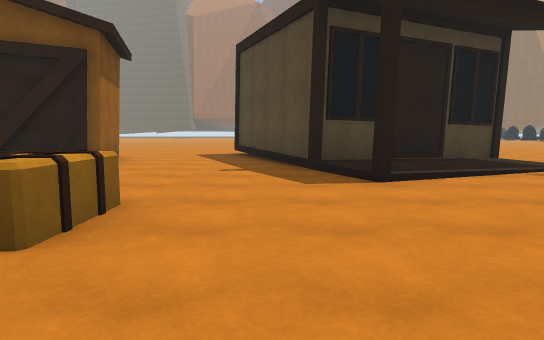
View 1 (above)

24 first-person views from a walk through a Unity game level. The camera is 1.3 m above the floor, tilts 6° down and sees 75° across. The floor is counted in squares, 2 m on a side. Each view is taken from the middle of a square. On the plan, view 1 faces up. The plan holds only what a view shows up to about 10 squares ahead; the rest is blank. The place goes on beyond the plan. The player character is not drawn. Some animated figures are left out. Some surface patterns are stand-ins.

View 2
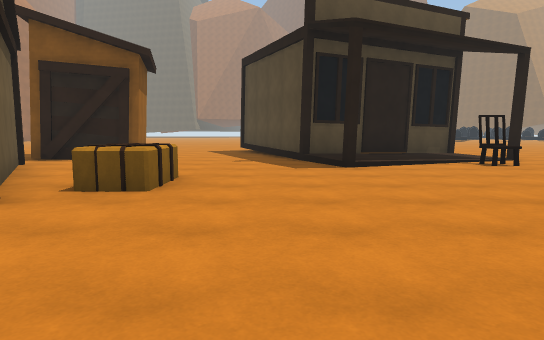

View 3
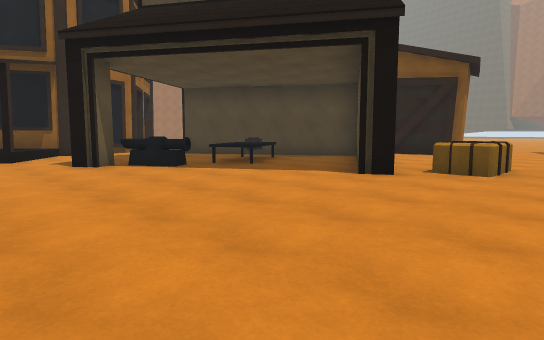

View 4
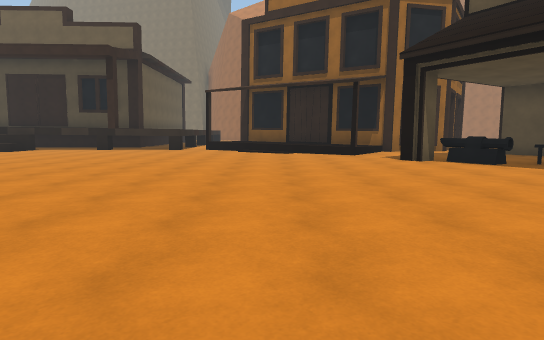

View 5
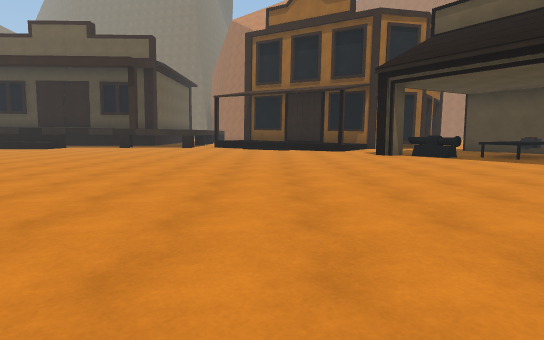

View 6
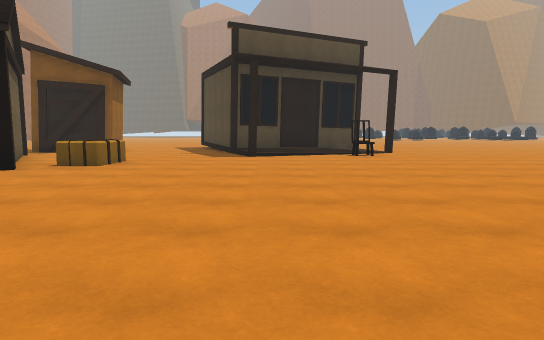

View 7
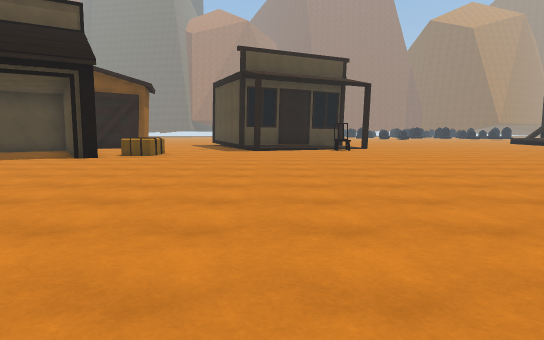

View 8
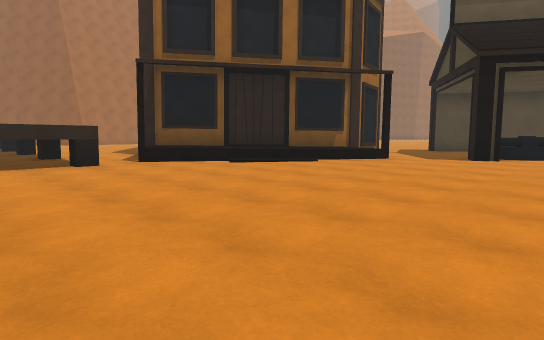

View 9
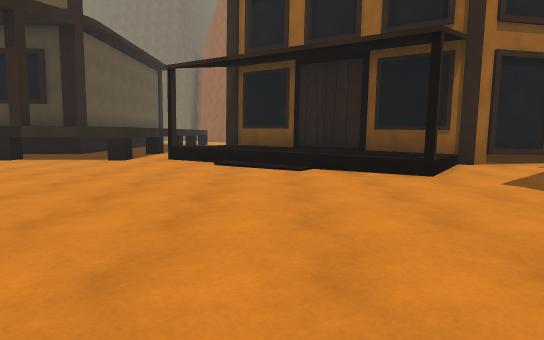

View 10
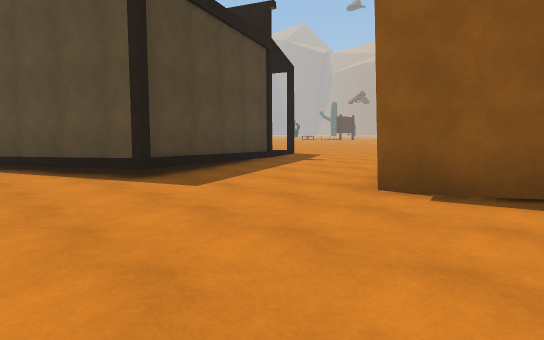

View 11
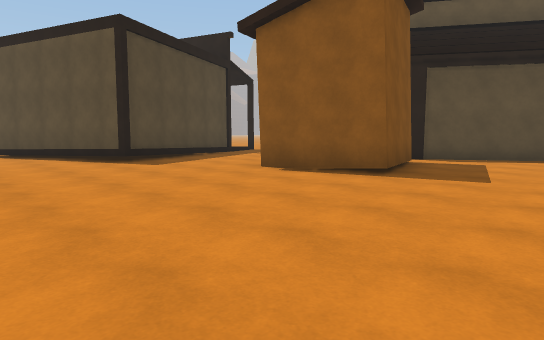

View 12
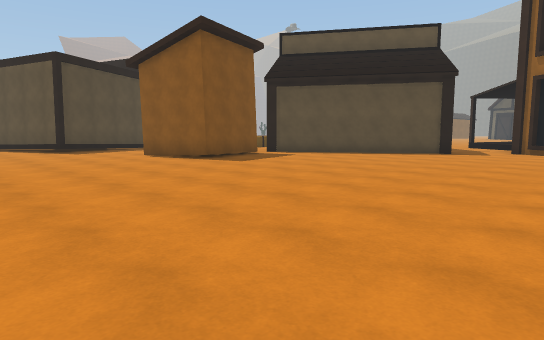

View 13
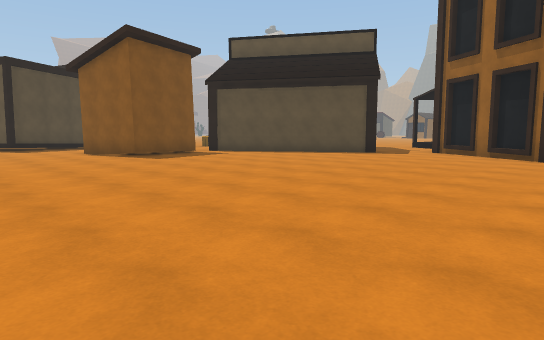

View 14
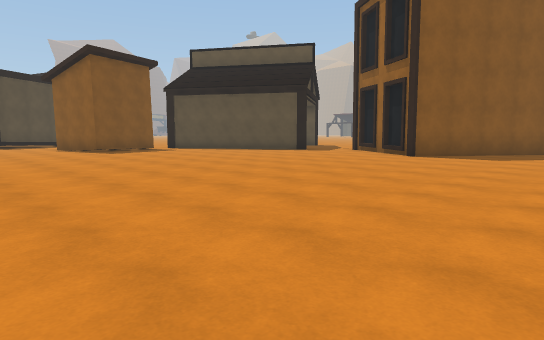

View 15
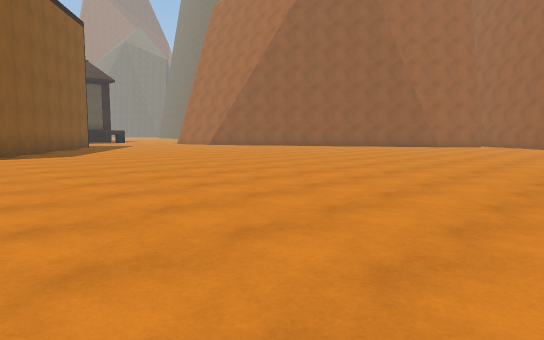

View 16
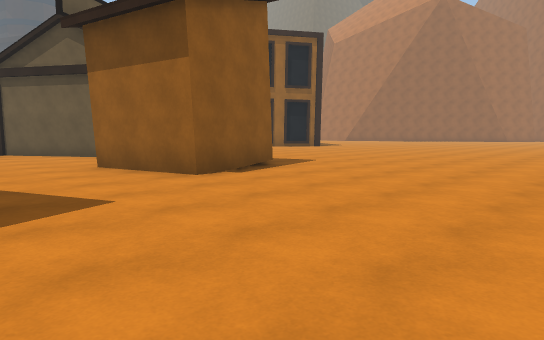

View 17
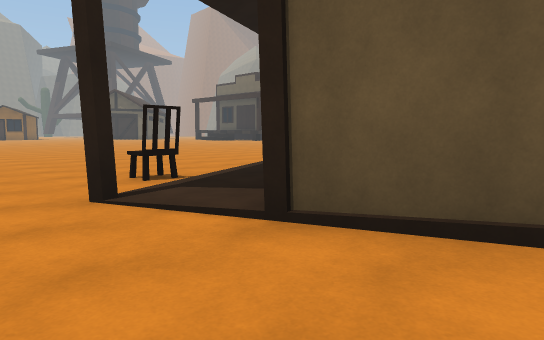

View 18
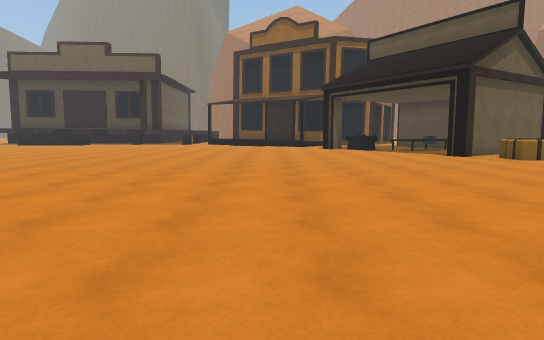

View 19
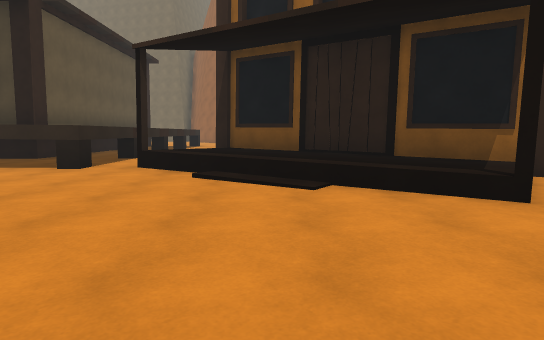

View 20
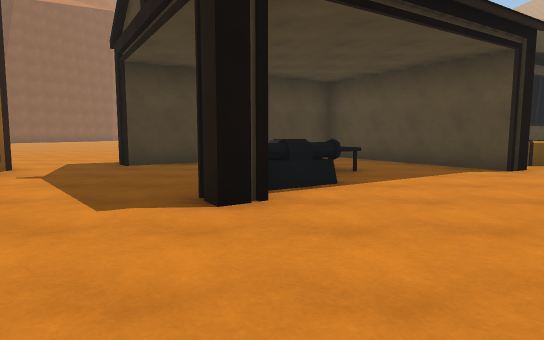

View 21
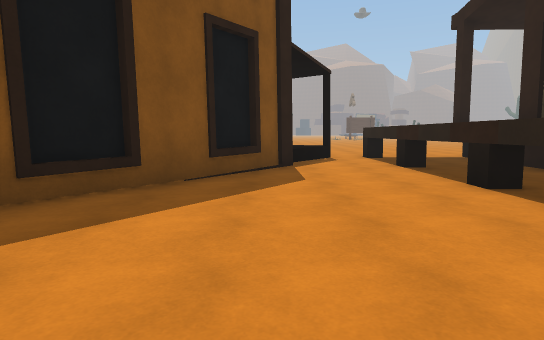

View 22
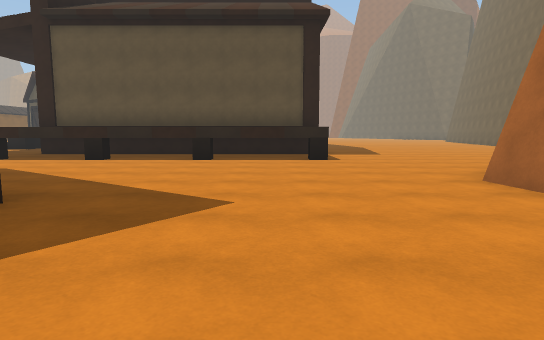

View 23
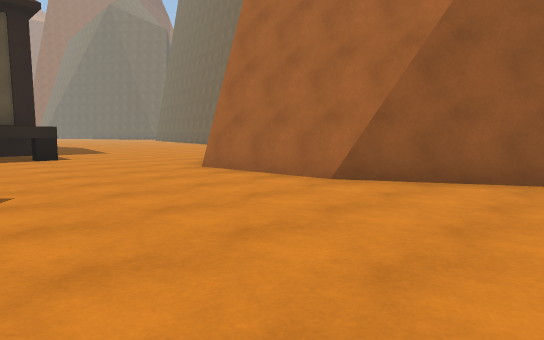

View 24
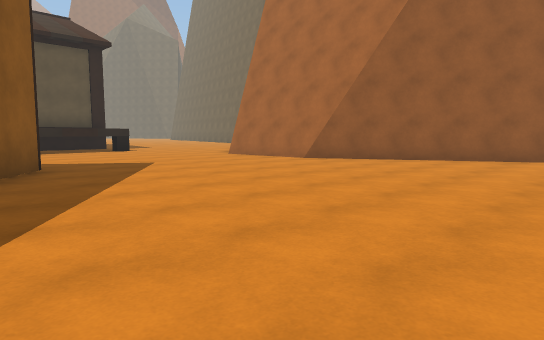

### Floor plan
Key: @ floor where view 1 was taken; # wall or solid block; x gap in a wall; . main floor; : floor 0.25 m higher than the main floor; + floor 0.5 m higher than the main floor; / step, stairs or slope; = window, fence, low wall or low ledge; ^ raised ledge; O other object.
Columns run from 28 left of view 1 to 7 right of it. Each row starts with its distance up from view 1.
 14           ..................
 13     ..........................
 12    ...........................##
 11    ........................####
 10     .......................##   #...
  9      .................OOO...#   ##..
  8       ................#.O...## ###..
  7        ...............#OO....###:...
  6         ...................../::/.#.
  5          .............##.....#//.O..
  4       ...............###............
  3 #............#.....### ##.O.........
  2 ##..........####..##.^^.##O.........
  1  #..........   ##....^^..#..........
  0  ##........     #.....x.....@.......
 -1   #.......      #....#=.............
 -2   ##......      #+/.................
 -3    #.....#        +O...............
 -4    #......O#  #   /.................
 -5    #.......####  /.................
 -6    ..........#  +/................
 -7   ............//=................
 -8  ..............................
 -9 .....^^^^^^^^^^^..............
-10 .....          ^............
-11             ^^ x.  ..... ..

Where each view was taken, in squares from view 1:
view 1: 0 up, 0 right, facing up
view 2: 2 down, 0 right, facing up
view 3: 4 down, 0 right, facing up-left
view 4: 5 down, 1 right, facing left
view 5: 5 down, 3 right, facing left
view 6: 5 down, 2 right, facing up
view 7: 8 down, 2 right, facing up
view 8: 11 down, 5 left, facing up-left
view 9: 5 down, 4 left, facing left
view 10: 13 up, 6 left, facing down-right
view 11: 14 up, 9 left, facing down-right
view 12: 14 up, 14 left, facing down-right
view 13: 13 up, 16 left, facing down-right
view 14: 13 up, 19 left, facing down-right
view 15: 14 up, 14 left, facing down-left
view 16: 14 up, 1 left, facing down-left
view 17: 10 up, 7 right, facing down-left
view 18: 4 down, 7 right, facing left
view 19: 5 down, 6 left, facing left
view 20: 5 down, 7 left, facing up
view 21: 6 down, 22 left, facing right
view 22: 0 up, 22 left, facing down
view 23: 1 up, 21 left, facing down-left
view 24: 4 up, 18 left, facing down-left
